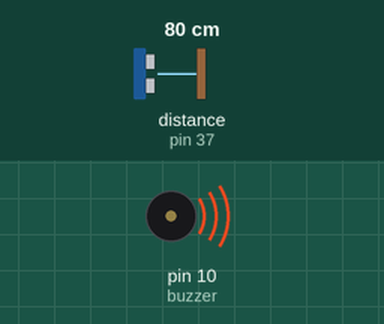
Recording of a program running on a simulated Raspberry Pi (header pin numbers). Shown: buzzer (waves = sounding). Inputs (shaded band) come from the test bench; at power-on: distance to the obstacle (sensor on pin 37) 80 cm. The echo pulse lasts 58.3 µs per cm; the clock reads 2024-03-15 10:24:30 at power-on unless the program sets it; what the program prints to the terminal is not drawn.

Above: at 0.1 s.
At 3.2 s:
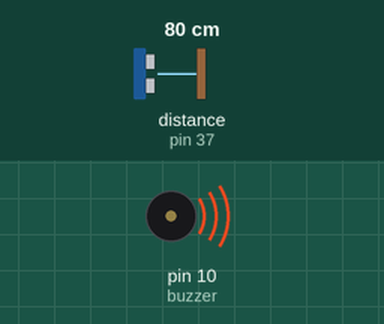
3.3 s: distance to the obstacle (sensor on pin 37) set to 103 cm
At 3.9 s:
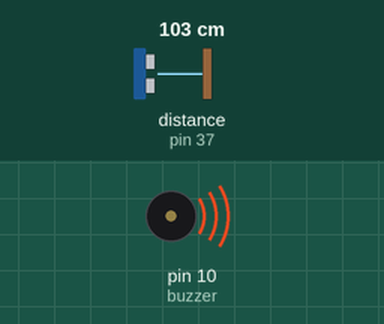
Timing chart, 0 to 10.8 s (numbered marks = the images above; inputs shaded):
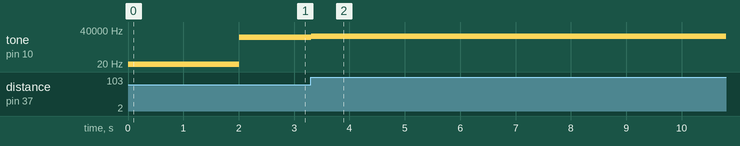

Measured:
- after the input at 3.3 s, tone on pin 10 (buzzer): alternates 10302 Hz for 0.02 s and 10301 Hz for 0.10 s, starting at once
- by itself, tone on pin 10 (buzzer): repeats every 0.03 s: 8009 Hz 0.01 s, 8008 Hz 0.02 s

The program:

distance-pwm.py
```python
import RPi.GPIO as GPIO
import time
GPIO.setmode(GPIO.BOARD)

buzzer = 10
echo = 37
trig = 35

GPIO.setup(buzzer, GPIO.OUT)
GPIO.setup(echo, GPIO.IN)
GPIO.setup(trig, GPIO.OUT)

pwm = GPIO.PWM(buzzer, 1)
pwm.start(50)

GPIO.output(trig, False)
print("Calibrating distance sensor...")
time.sleep(2)

try:
    while 1:
        # Trigger a pulse to start measuring
        GPIO.output(trig, True)
        time.sleep(0.00001)
        GPIO.output(trig, False)

        while GPIO.input(echo) == 0:
            pulse_start = time.time()

        while GPIO.input(echo) == 1:
            pulse_end = time.time()

        pulse_duration = pulse_end - pulse_start

        distance = pulse_duration * 17150  # calculate distance in cm
        print("Distance:", round(distance, 2), "cm")

        # map distance to hertz, e.g. 10cm equals 1000hz
        frequency = distance * 100
        if frequency > 0:
            pwm.ChangeFrequency(frequency)

        if distance > 2 and distance < 100:
            print("Distance:", distance, "cm")
        else:
            print("Out Of Range")

except KeyboardInterrupt:
    pass

pwm.stop()
GPIO.cleanup()
```
